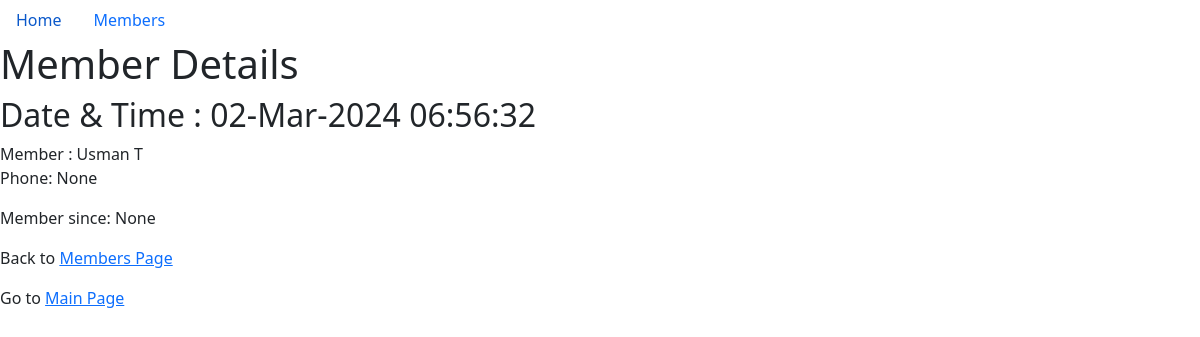
The app's page /members/details/2 with its own data.
### members/models.py (models this page shows, shortened)
class Members(models.Model):
    first_name = models.CharField(max_length = 255)
    last_name = models.CharField(max_length = 255)
    phone = models.IntegerField(null = True)
    joined_date = models.DateField(null = True)

### members/views.py (the view)
# urls.py: path('members/details/<int:id>', views.details, name='datails'),
def details(request, id):
  details_dict = {
    'one_member' : Members.objects.get(id = id),
    'current_date' : datetime.now(),
  }
  template = loader.get_template('details.html')
  return HttpResponse(template.render(details_dict, request))

### members/templates/details.html (shortened to what this page needs)
{% extends 'base.html' %}
{% block content %}
    <h1>Member Details</h1>
    <h2>Date & Time : {% now 'd-M-Y h:i:s' %}</h2>
    Member : {{one_member.first_name}} {{one_member.last_name}}
    <p>Phone: {{ one_member.phone }}</p>
    <p>Member since: {{ one_member.joined_date }}</p>
    <p>Back to <a href="/members">Members Page</a></p>
    <p>Go to  <a href="/">Main Page</a></p>
{% endblock %}

### members/static/style.css (style rules this page uses)
body { background-color: lightpink; font-family: Verdana, Geneva, Tahoma, sans-serif; }

### records on screen
Members: first_name "Usman", last_name "T", phone "None", joined_date "None"
